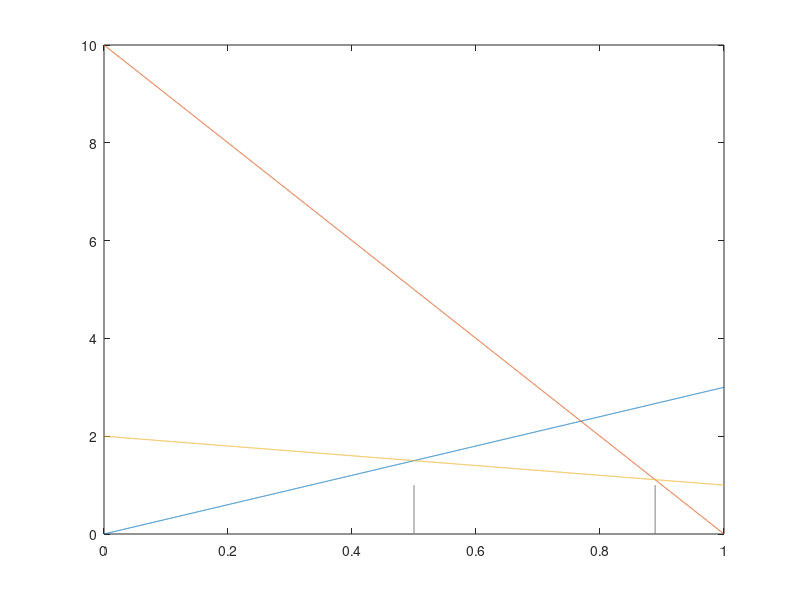

This chart was generated by the following MATLAB code:
a = 0:0.0001:1;
y_minus = 3*a;
y_positive = 10 - 10*a;
y_dk = 2 - a;
fig=figure
hax=axes;
plot(a,y_minus,a,y_positive,a,y_dk);
hold on
SP=0.5; %your point goes here 
line([SP SP],get(hax,'XLim'),'Color',[0.5 0.5 0.5])
hold on
SP=8/9; %your point goes here 
line([SP SP],get(hax,'XLim'),'Color',[0.5 0.5 0.5])